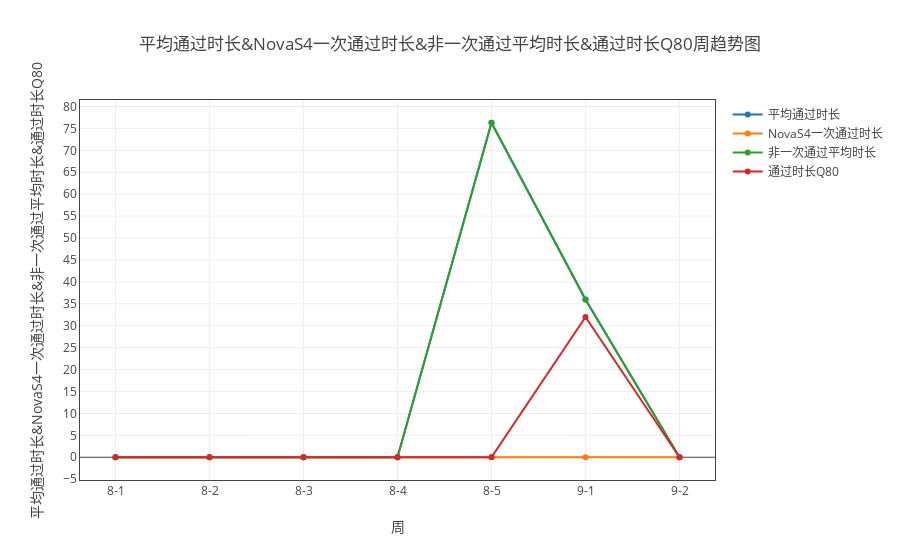
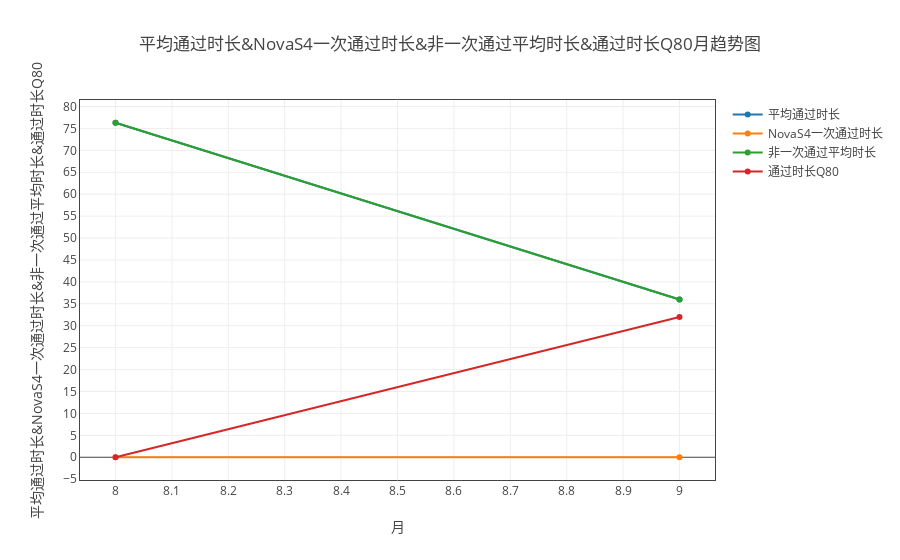

Notebook cell for these charts, in order:
### Markdown cell above
### 平均通过时长
* 平均通过时长，一次通过平均时长，非一次通过平均时长，通过时长Q80

### Code cell
data_dict = {'平均通过时长':['平均通过时长'], 'NovaS4一次通过时长':['NovaS4一次通过时长'], 
             '非一次通过平均时长':['非一次通过平均时长'],'通过时长Q80':['通过时长Q80']}
myModule.plot( all_dict, data_dict, '人员' ,  'line' , all='all')

### Figure 1 — Plotly figure (JSON) as saved in the notebook; plotly's stock layout.template omitted (floating-point values rounded to 4 significant figures)
{"data": [{"name": "平均通过时长", "type": "scatter", "uid": "7a884418-c147-11e8-9941-d89ef3991fb3", "x": ["8-1", "8-2", "8-3", "8-4", "8-5", "9-1", "9-2"], "y": [0, 0, 0, 0, 76.3, 36, 0]}, {"name": "NovaS4一次通过时长", "type": "scatter", "uid": "7a884419-c147-11e8-88a5-d89ef3991fb3", "x": ["8-1", "8-2", "8-3", "8-4", "8-5", "9-1", "9-2"], "y": [0, 0, 0, 0, 0, 0, 0]}, {"name": "非一次通过平均时长", "type": "scatter", "uid": "7a88441a-c147-11e8-a788-d89ef3991fb3", "x": ["8-1", "8-2", "8-3", "8-4", "8-5", "9-1", "9-2"], "y": [0, 0, 0, 0, 76.3, 36, 0]}, {"name": "通过时长Q80", "type": "scatter", "uid": "7a88441b-c147-11e8-8bf6-d89ef3991fb3", "x": ["8-1", "8-2", "8-3", "8-4", "8-5", "9-1", "9-2"], "y": [0, 0, 0, 0, 0, 32, 0]}], "layout": {"title": "平均通过时长&NovaS4一次通过时长&非一次通过平均时长&通过时长Q80周趋势图", "xaxis": {"mirror": "all", "nticks": 20, "showgrid": true, "showline": true, "title": "周", "zeroline": true}, "yaxis": {"mirror": "all", "nticks": 20, "showgrid": true, "showline": true, "title": "平均通过时长&NovaS4一次通过时长&非一次通过平均时长&通过时长Q80", "zeroline": true}}}

### Figure 2 — Plotly figure (JSON) as saved in the notebook; plotly's stock layout.template omitted (floating-point values rounded to 4 significant figures)
{"data": [{"name": "平均通过时长", "type": "scatter", "uid": "7a93873e-c147-11e8-8926-d89ef3991fb3", "x": ["8", "9"], "y": [76.3, 36]}, {"name": "NovaS4一次通过时长", "type": "scatter", "uid": "7a93873f-c147-11e8-b269-d89ef3991fb3", "x": ["8", "9"], "y": [0, 0]}, {"name": "非一次通过平均时长", "type": "scatter", "uid": "7a938740-c147-11e8-9b2d-d89ef3991fb3", "x": ["8", "9"], "y": [76.3, 36]}, {"name": "通过时长Q80", "type": "scatter", "uid": "7a938741-c147-11e8-9522-d89ef3991fb3", "x": ["8", "9"], "y": [0, 32]}], "layout": {"title": "平均通过时长&NovaS4一次通过时长&非一次通过平均时长&通过时长Q80月趋势图", "xaxis": {"mirror": "all", "nticks": 20, "showgrid": true, "showline": true, "title": "月", "zeroline": true}, "yaxis": {"mirror": "all", "nticks": 20, "showgrid": true, "showline": true, "title": "平均通过时长&NovaS4一次通过时长&非一次通过平均时长&通过时长Q80", "zeroline": true}}}
